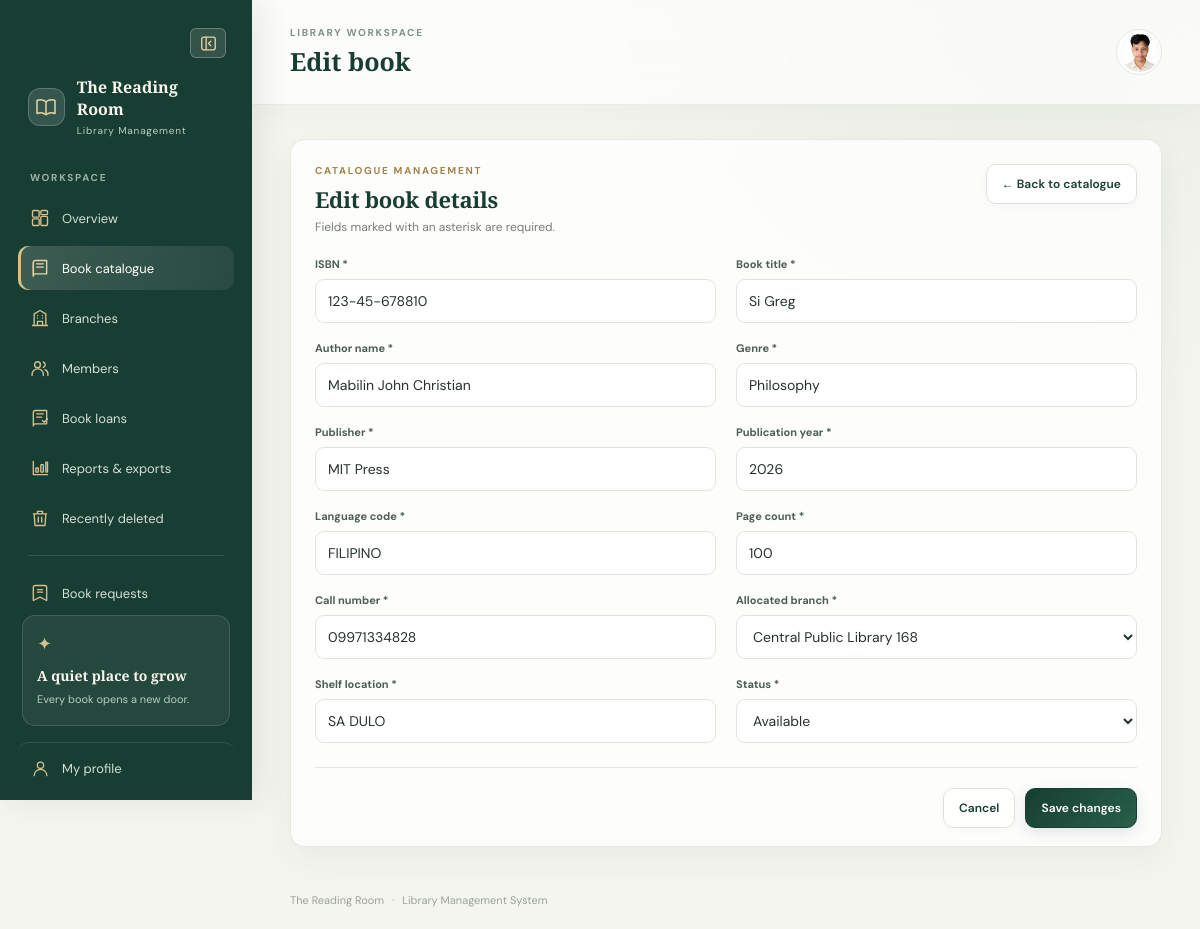
Screenshot of /books/edit.php?id=1043 (signed in) with the database file from the repository.
### tables this page shows
CREATE TABLE IF NOT EXISTS `books` (
  `book_id` int NOT NULL AUTO_INCREMENT,
  `isbn` varchar(20) NOT NULL,
  `title` varchar(200) NOT NULL,
  `author_name` varchar(100) NOT NULL,
  `genre` varchar(50) NOT NULL,
  `publisher` varchar(100) NOT NULL,
  `publication_year` int NOT NULL,
  `language_code` varchar(10) NOT NULL DEFAULT 'ENG',
  `page_count` int NOT NULL,
  `call_number` varchar(50) NOT NULL,
  `allocated_branch_id` int NOT NULL,
  `shelf_location` varchar(30) NOT NULL,
  `status` enum('Available','Checked Out','Reserved','Under Maintenance','Lost') NOT NULL,
  PRIMARY KEY (`book_id`),
  UNIQUE KEY `isbn` (`isbn`),
  KEY `fk_books_branch` (`allocated_branch_id`),
  CONSTRAINT `fk_books_branch` FOREIGN KEY (`allocated_branch_id`) REFERENCES `branches` (`branch_id`) ON DELETE RESTRICT ON UPDATE CASCADE
);

CREATE TABLE IF NOT EXISTS `branches` (
  `branch_id` int NOT NULL AUTO_INCREMENT,
  `branch_code` varchar(20) NOT NULL,
  `branch_name` varchar(100) NOT NULL,
  `street_address` varchar(150) NOT NULL,
  `city` varchar(80) NOT NULL,
  `state_province` varchar(80) NOT NULL,
  `postal_code` varchar(20) NOT NULL,
  `contact_phone` varchar(25) NOT NULL,
  `contact_email` varchar(100) NOT NULL,
  `opening_time` time NOT NULL,
  `closing_time` time NOT NULL,
  `capacity` int NOT NULL,
  `established_date` date NOT NULL,
  PRIMARY KEY (`branch_id`),
  UNIQUE KEY `branch_code` (`branch_code`)
);

### books/edit.php (called while the page is built, shortened)
<?php
require __DIR__ . '/../includes/auth.php';
require __DIR__ . '/../database.php';
$id = (int) ($_GET['id'] ?? 0);
$isEdit = true;
$stmt = mysqli_prepare($conn, 'SELECT * FROM books WHERE book_id=?');
mysqli_stmt_bind_param($stmt, 'i', $id);
mysqli_stmt_execute($stmt);
$book = mysqli_fetch_assoc(mysqli_stmt_get_result($stmt));
require __DIR__ . '/../includes/header.php';
require __DIR__ . '/form.php';
require __DIR__ . '/../includes/footer.php';

### includes/auth.php (called while the page is built, shortened)
<?php
function e($value): string
{
    return htmlspecialchars((string) ($value ?? ''), ENT_QUOTES, 'UTF-8');
}

### books/form.php (the view, shortened to what this page needs)
<?php
$statuses = ['Available', 'Checked Out', 'Reserved', 'Under Maintenance', 'Lost'];
$branches = mysqli_query($conn, 'SELECT branch_id, branch_name FROM branches ORDER BY branch_name');
function field_value($key, $book)
{
  return e($book[$key] ?? '');
}
?>
<section class="panel form-panel">
  <div class="panel-heading">
    <div>
      <div class="eyebrow">CATALOGUE MANAGEMENT</div>
      <h2><?= $isEdit ? 'Edit book details' : 'Add a new book' ?></h2>
      <p>Fields marked with an asterisk are required.</p>
    </div><a class="button button-outline" href="index.php">← Back to catalogue</a>
  </div>
  <form method="post" class="record-form"
    data-confirm-message="<?= $isEdit ? 'Save these changes to this book record?' : 'Add this book to the library catalogue?' ?>"
    data-confirm-title="<?= $isEdit ? 'Confirm changes' : 'Confirm new book' ?>"
    data-confirm-action="<?= $isEdit ? 'Save changes' : 'Add book' ?>">
    <div class="form-grid">
      <div class="form-field"><label for="isbn">ISBN *</label><input id="isbn" name="isbn" maxlength="20" required
          value="<?= field_value('isbn', $book) ?>"></div>
      <div class="form-field"><label for="title">Book title *</label><input id="title" name="title" maxlength="200"
          required value="<?= field_value('title', $book) ?>"></div>
      <div class="form-field"><label for="author_name">Author name *</label><input id="author_name" name="author_name"
          maxlength="100" required value="<?= field_value('author_name', $book) ?>"></div>
      <div class="form-field"><label for="genre">Genre *</label><input id="genre" name="genre" maxlength="50" required
          value="<?= field_value('genre', $book) ?>"></div>
      <div class="form-field"><label for="publisher">Publisher *</label><input id="publisher" name="publisher"
          maxlength="100" required value="<?= field_value('publisher', $book) ?>"></div>
      <div class="form-field"><label for="publication_year">Publication year *</label><input id="publication_year"
          name="publication_year" type="number" min="1000" max="<?= date('Y') + 1 ?>" required
          value="<?= field_value('publication_year', $book) ?>"></div>
      <div class="form-field"><label for="language_code">Language code *</label><input id="language_code"
          name="language_code" maxlength="10" required value="<?= field_value('language_code', $book) ?>"></div>
      <div class="form-field"><label for="page_count">Page count *</label><input id="page_count" name="page_count"
          type="number" min="1" required value="<?= field_value('page_count', $book) ?>"></div>
      <div class="form-field"><label for="call_number">Call number *</label><input id="call_number" name="call_number"
          maxlength="50" required value="<?= field_value('call_number', $book) ?>"></div>
      <div class="form-field"><label for="allocated_branch_id">Allocated branch *</label><select
          id="allocated_branch_id" name="allocated_branch_id" required>
          <option value="">Choose branch</option><?php if ($branches):
            while ($br = mysqli_fetch_assoc($branches)): ?>
              <option value="<?= (int) $br['branch_id'] ?>" <?= (string) ($book['allocated_branch_id'] ?? '') === (string) $br['branch_id'] ? 'selected' : '' ?>>
                <?= e($br['branch_name']) ?>
              </option><?php endwhile; endif; ?>
        </select></div>
      <div class="form-field"><label for="shelf_location">Shelf location *</label><input id="shelf_location"
          name="shelf_location" maxlength="30" required value="<?= field_value('shelf_location', $book) ?>"></div>
      <div class="form-field"><label for="status">Status *</label><select id="status" name="status"
          required><?php foreach ($statuses as $s): ?>
            <option value="<?= e($s) ?>" <?= ($book['status'] ?? 'Available') === $s ? 'selected' : '' ?>><?= e($s) ?>
            </option>
          <?php endforeach; ?>
        </select></div>
    </div>
    <div class="form-actions"><a class="button button-outline" href="index.php">Cancel</a><button
        class="button button-primary" type="submit"><?= $isEdit ? 'Save changes' : 'Create book record' ?></button>
    </div>
  </form>
</section>

### assets/css/style.css (style rules this page uses)
:root { --forest: #183d32; --emerald: #245746; --ivory: #f7f3ea; --gold: #c5a15d; --sage: #dde7de; --ink: #28332e; --muted: #748078; --line: #e5e8e1; --glass: rgba(255, 255, 255, 0.78); --shadow: 0 18px 50px rgba(31, 57, 43, 0.08); }
* { box-sizing: border-box; }
body { margin: 0; background: #f5f5ef; color: var(--ink); font-family: "DM Sans", Arial, sans-serif; font-size: 14px; }
a { color: inherit; text-decoration: none; }
button, input, select { font: inherit; }
button, a, select { transition: all 0.18s ease; }
.nav-label, .eyebrow { font-size: 10px; letter-spacing: 1.7px; font-weight: 700; color: #829087; }
.stat-card, .panel { background: var(--glass); border: 1px solid rgba(255, 255, 255, 0.9); box-shadow: var(--shadow); backdrop-filter: blur(14px); border-radius: 15px; }
.panel { padding: 24px 24px 18px; margin-bottom: 22px; }
.panel-heading { display: flex; align-items: center; justify-content: space-between; gap: 20px; margin-bottom: 22px; }
.panel-heading h2 { font: 600 22px "Playfair Display", Georgia, serif; color: var(--forest); margin: 7px 0 5px; }
.panel-heading p { margin: 0; color: var(--muted); font-size: 12px; }
.button { border: 1px solid transparent; border-radius: 9px; padding: 11px 15px; display: inline-flex; align-items: center; justify-content: center; gap: 10px; cursor: pointer; font-weight: 600; font-size: 12px; white-space: nowrap; }
.button-primary { border-color: var(--forest); background: var(--forest); color: white; box-shadow: 0 5px 14px rgba(24, 61, 50, 0.12); }
.button-outline { border-color: #dce3db; background: rgba(255, 255, 255, 0.7); color: var(--forest); }
.filter-bar select, .form-field select, .form-field input, .search-field input { height: 42px; border: 1px solid #dfe5dc; border-radius: 9px; background: #fff; padding: 0 12px; color: var(--ink); outline: none; }
.form-grid { display: grid; grid-template-columns: repeat(2, minmax(0, 1fr)); gap: 18px 20px; }
.form-field { display: flex; flex-direction: column; gap: 8px; }
.form-field label, .login-card label { font-size: 11px; font-weight: 700; color: #4e5e53; }
.form-field input, .form-field select { width: 100%; height: 44px; }
.form-actions { display: flex; justify-content: flex-end; gap: 10px; margin-top: 24px; padding-top: 20px; border-top: 1px solid var(--line); }
body:not(.login-page) { background: radial-gradient(ellipse at 88% 0%, rgba(219, 229, 215, .38), transparent 34%), #f5f5ef; }
.panel { border-color: rgba(222, 228, 219, .8); box-shadow: 0 12px 34px rgba(31, 57, 43, .055); }
.panel-heading { align-items: flex-start; }
.panel-heading .eyebrow { color: #a1844d; }
.panel-heading h2 { letter-spacing: -.25px; }
.button { min-height: 40px; border-radius: 10px; letter-spacing: .05px; }
.button-primary { background: linear-gradient(135deg, #183d32, #28604b); }
.button-outline { box-shadow: 0 2px 7px rgba(31,57,43,.035); }
.filter-bar select, .filter-bar input, .form-field input, .form-field select, .form-field textarea { border-color: #dfe5dc; border-radius: 9px; background-color: rgba(255,255,255,.92); }

### rows the page displays
books: isbn "123-45-678810", title "Si Greg", author_name "Mabilin John Christian", genre "Philosophy", publisher "MIT Press", publication_year "2026", language_code "FILIPINO", page_count "100", call_number "09971334828", allocated_branch_id "Central Public Library 168", shelf_location "SA DULO"

### other values shown
$pageTitle "Edit book"
form field status "Available"
